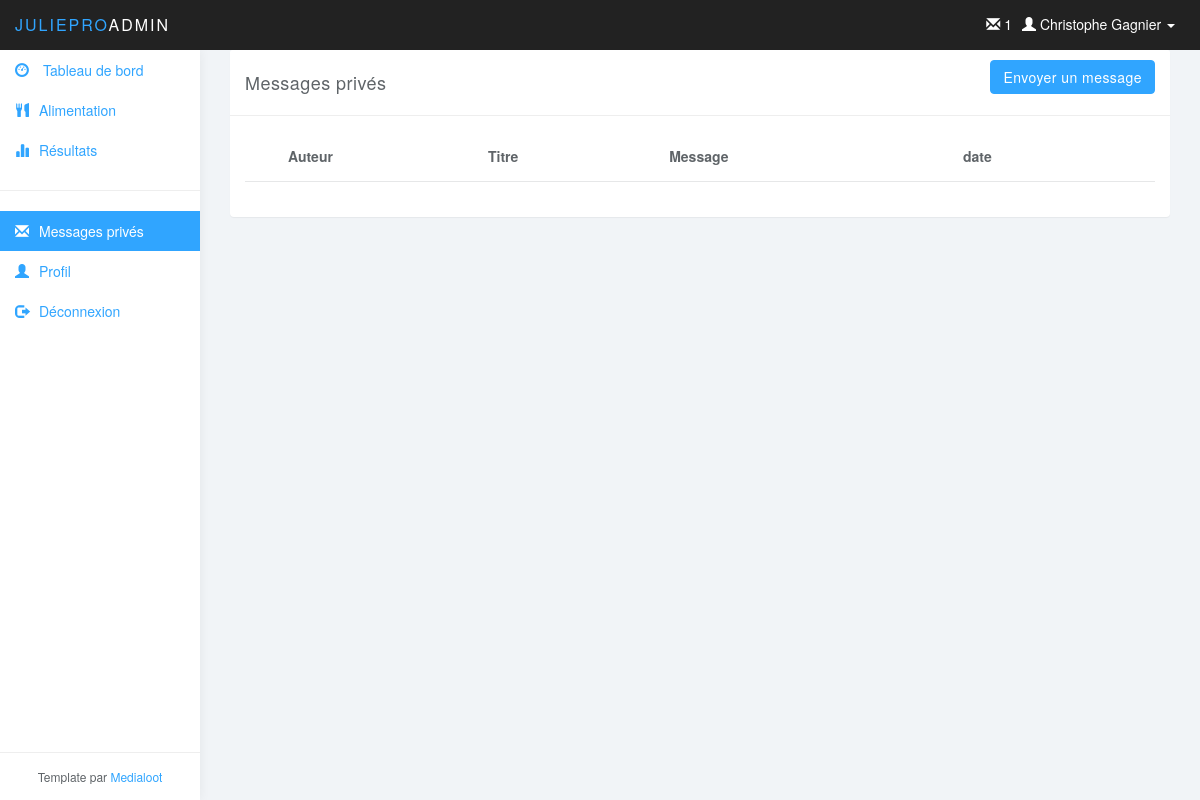
Before: /?action=view_messageprive with the older database file.
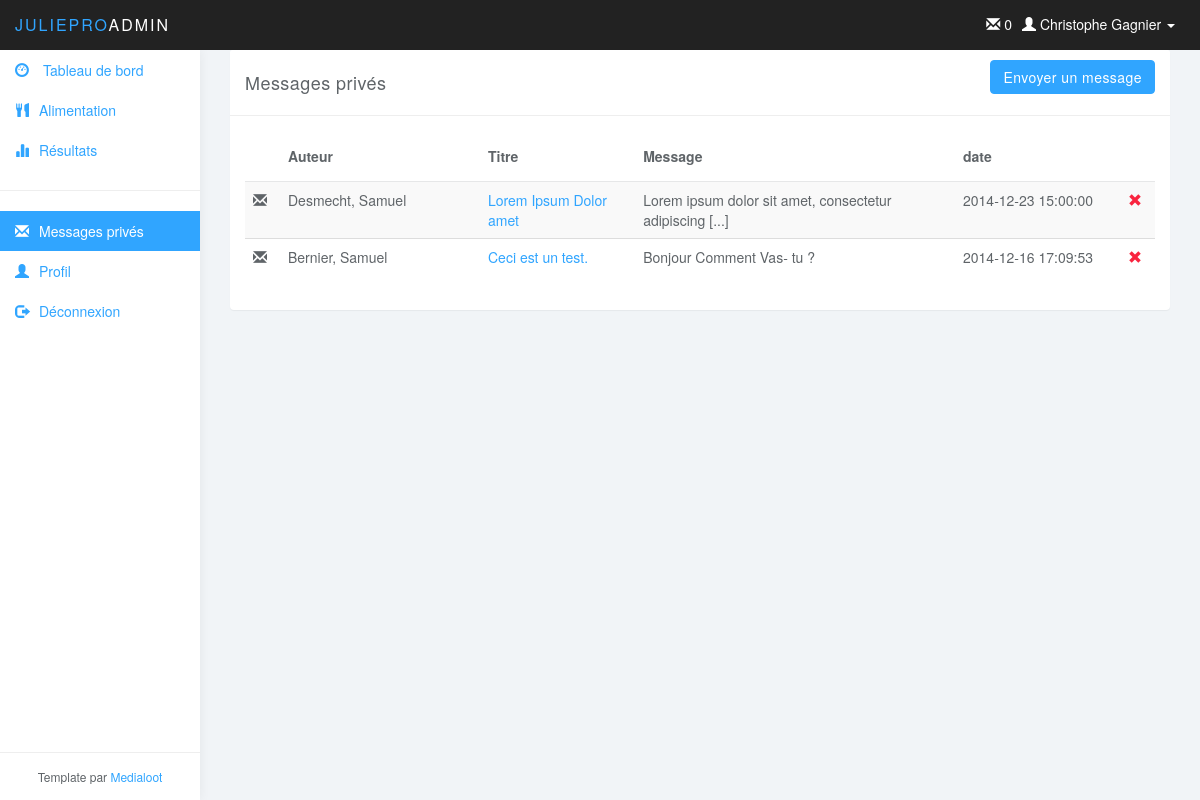
After: the same page with the newer database file.
### tables this page shows
CREATE TABLE IF NOT EXISTS `message` (
  `messageID` int(11) NOT NULL AUTO_INCREMENT,
  `titre` varchar(45) NOT NULL,
  `message` text NOT NULL,
  `date` datetime NOT NULL,
  `estLu` tinyint(1) NOT NULL DEFAULT '0',
  `expediteurID` int(11) NOT NULL,
  `destinataireID` int(11) NOT NULL,
  PRIMARY KEY (`messageID`),
  KEY `fk_Message_utilisateur1_idx` (`expediteurID`),
  KEY `fk_Message_utilisateur2_idx` (`destinataireID`)
);

### model/user_db.php (called while the page is built, shortened)
<?php
function get_user($userID) {
    global $db;
    $query = 'SELECT * FROM utilisateur
              WHERE utilisateurID = '.$userID;
    $result = $db->query($query);
	$result = $result->fetch();
    return $result;
}

### model/message_db.php (called while the page is built, shortened)
<?php
function get_messages($userID) {
    global $db;
    $query = '
        SELECT me.messageID, me.titre, me.message, me.`date`, me.estLu, me.expediteurID, me.destinataireID, CONCAT_WS(\', \', us.nom, us.prenom) AS auteur
        FROM message AS me
        INNER JOIN utilisateur AS us
        ON us.utilisateurID = me.expediteurID
        WHERE me.destinataireID = '.$userID.'
        order by date desc;';
    $result = $db->query($query);
    return $result;
}
function get_nombre_messages($userID) {
    global $db;
    $query = '
        SELECT count(messageID)
        FROM message AS me
        WHERE me.destinataireID = '.$userID.' and estLu = 0;';
    $result = $db->query($query);
    return $result->fetch()[0];
}

### view/messageprive.php (the view)
<?php $messages = get_messages($userInfo['utilisateurID']);?>
<div class="col-md-12">
    <div class="panel panel-default">
        <div class="panel-heading">Messages privés <a href="?action=form_messageprive" class="btn btn-primary pull-right">Envoyer un message</a></div>
        <div class="panel-body">
            <table class="table table-striped table-hover">
                <thead>
                <tr>
                    <th width="35"> </th>
                    <th width="200">Auteur</th>
                    <th>Titre</th>
                    <th>Message</th>
                    <th width="165">date</th>
                    <th width="35"> </th>
                </tr>
                </thead>
                <?php
                foreach($messages as $messageCourant)
                {
                    echo '<tr';
                    if(!$messageCourant['estLu'])
                        echo ' class="info nonLu" ';
                    echo '>';
                    echo'<td><span class="glyphicon glyphicon-envelope"></span>';
                    echo'<td>'.$messageCourant['auteur'].'</td>';
                    echo'<td><a href="?action=lire_message&messageID='.$messageCourant['messageID'].'">'.$messageCourant['titre'].'</a></td>';
                    echo'<td>'.substr ($messageCourant['message'], 0, 50);
                    if(strlen ($messageCourant['message']) > 50)
                        echo ' [...]';
                    echo '</td>';
                    echo'<td>'.$messageCourant['date'].'</td>';
                    echo'<td>';
                    echo '<a href="?action=remove_message&messageID='.$messageCourant['messageID'].'" class="glyphicon glyphicon-remove color-red"> </a>';
                    echo '</td>';
                    echo '</tr>';
                }
                ?>
            </table>
        </div>
    </div>
</div>

### view/header.php (shortened to what this page needs)
<!DOCTYPE html>
<html>
<head>
    <link href="css/bootstrap.min.css" rel="stylesheet">
    <link href="css/datepicker3.css" rel="stylesheet">
    <link href="css/styles.css" rel="stylesheet">
</head>
<body>
<nav class="navbar navbar-inverse navbar-fixed-top" role="navigation">
    <div class="container-fluid">
        <div class="navbar-header">
            <a class="navbar-brand" href="index.php"><span>JuliePro</span>Admin</a>
            <?php if(!empty($userInfo))
            { ?>
                <ul class="user-menu">
                    <li class="dropdown pull-right"> <a href="#" class="dropdown-toggle" data-toggle="dropdown"> <span class="glyphicon glyphicon-user"></span> <?php echo $userInfo['prenom'].' '.$userInfo['nom']; ?> <span class="caret"></span> </a>
                    </li>
                </ul>
				<ul class="user-menu">
					<li><a href="?action=view_messageprive"><span class="glyphicon glyphicon-envelope"></span> <?php echo get_nombre_messages($userInfo['utilisateurID']); ?> </a></li>
				</ul>
            <?php } ?>
        </div>
    </div>
</nav>

Changed rows visible on the page:
added message: auteur "Desmecht, Samuel", titre "Lorem Ipsum Dolor amet", message "Lorem ipsum dolor sit amet, consectetur adipiscing", date "2014-12-23 15:00:00"
now on this page (row edited): message: auteur "Bernier, Samuel", titre "Ceci est un test.", message "Bonjour Comment Vas- tu ?", date "2014-12-16 17:09:53"
Other visible differences:
get_nombre_messages($userInfo['utilisateurID']): "1" → "0"
